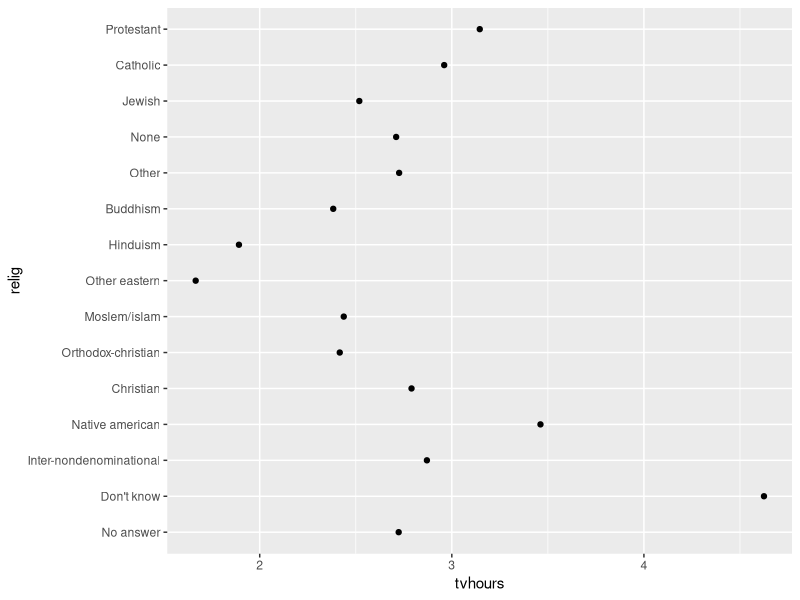
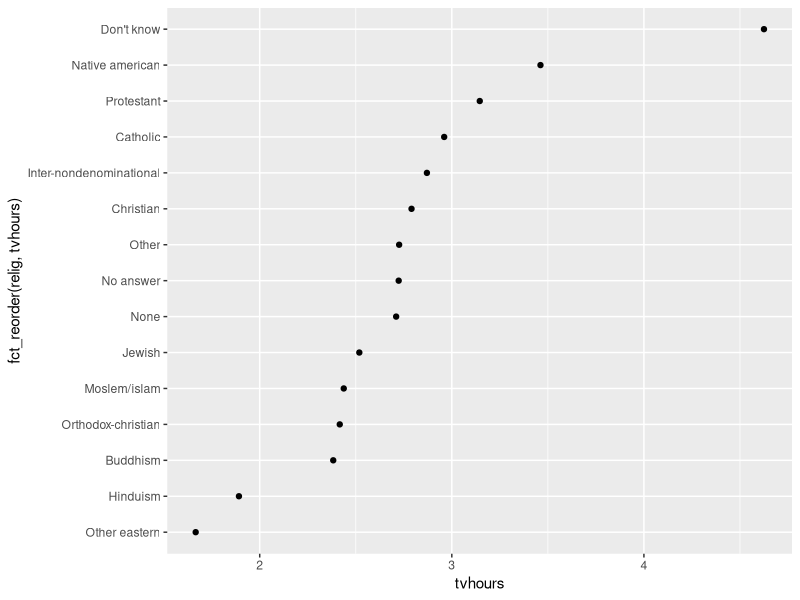
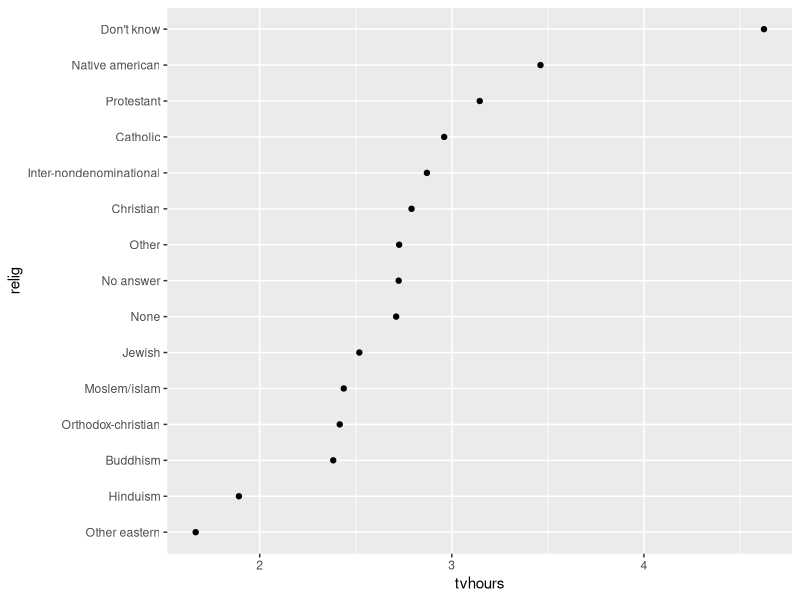
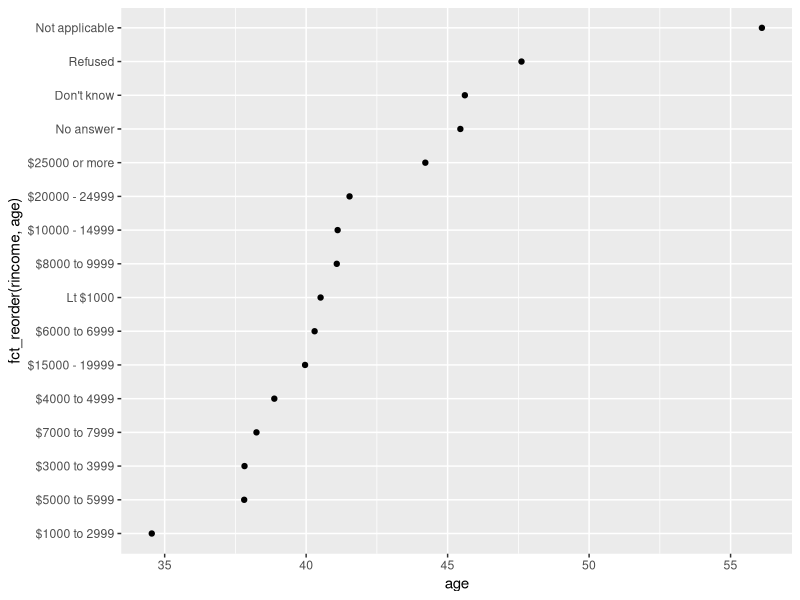
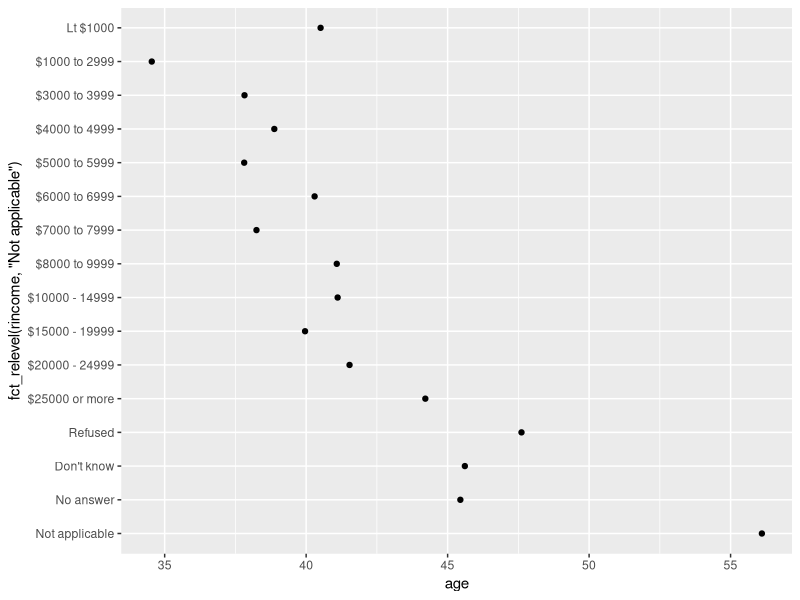
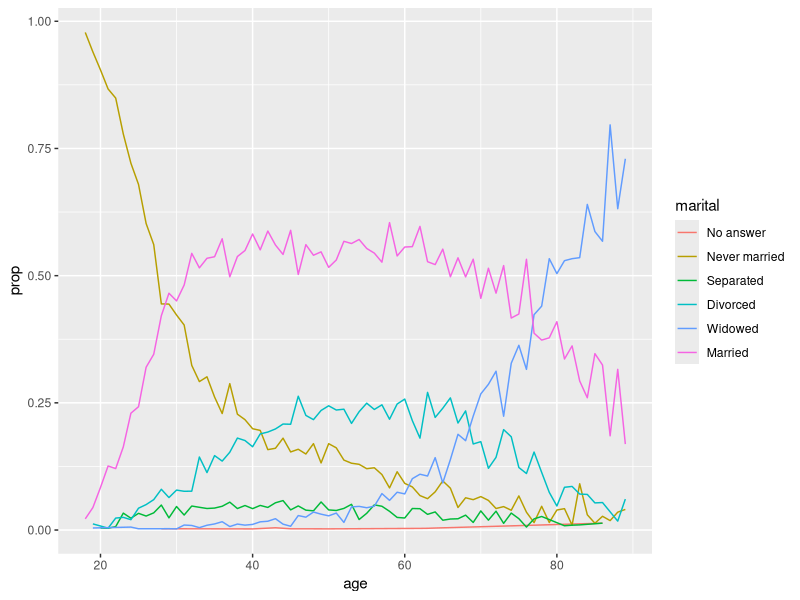
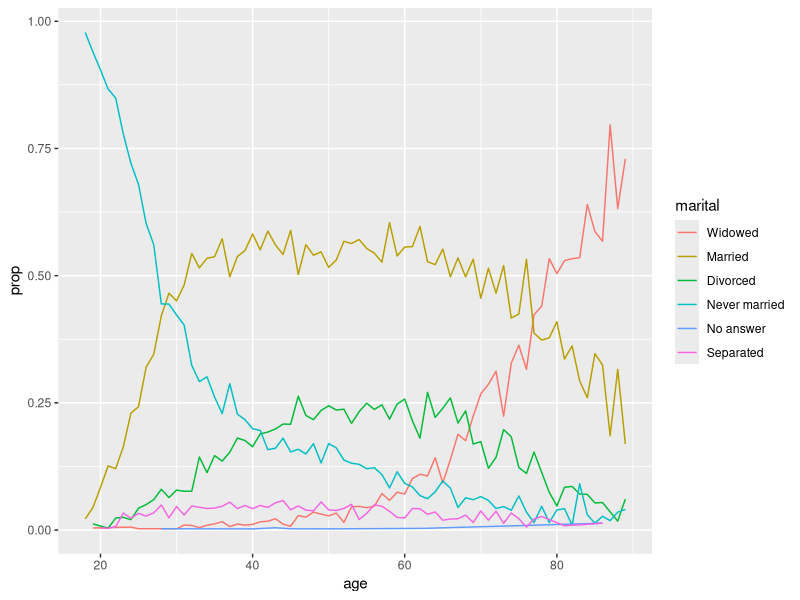
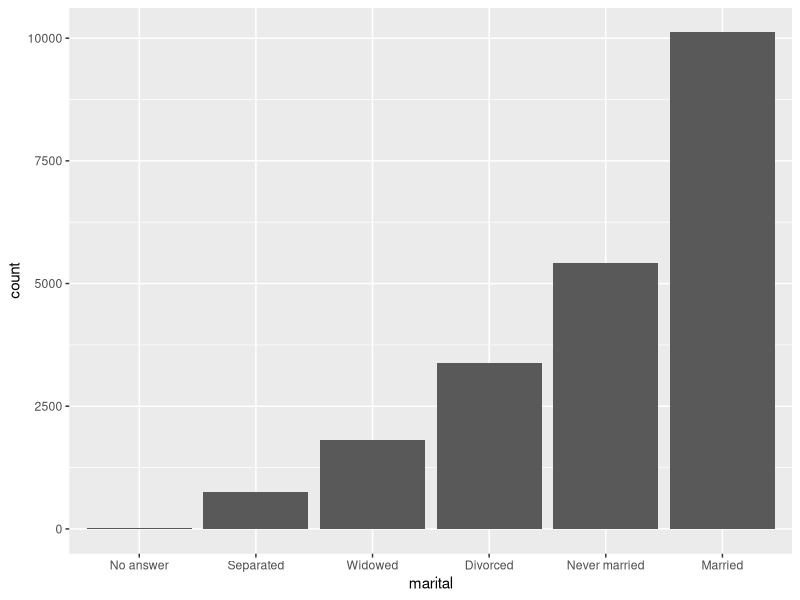

The R script that drew these images, in order:
library(tidyverse)

# Here's code to visualise how much TV people of different religions watch
relig_summary <- gss_cat %>%
  group_by(relig) %>%
  summarise(
    age = mean(age, na.rm = TRUE),
    tvhours = mean(tvhours, na.rm = TRUE),
    n = n()
  )

ggplot(relig_summary, aes(tvhours, relig)) + geom_point()
# It's hard to read because the factors aren't ordered at all

# fct_reorder() reorders factors based on three arguments:
# f: the factor we want to modify
# x: the vector we want to use to reorder the factor
# fun: optional, used if there are multiple of x for each f. Defaults to median

# So, reordering the levels
ggplot(relig_summary, aes(tvhours, fct_reorder(relig, tvhours))) +
  geom_point()
# You can read the graph a lot more easily

# It's also better to reorder the factors in a mutate step than inside the aes
relig_summary %>%
  mutate(relig = fct_reorder(relig, tvhours)) %>%
  ggplot(aes(tvhours, relig)) +
  geom_point()

# What about if we looked at how age varies across income level
rincome_summary <- gss_cat %>%
  group_by(rincome) %>%
  summarise(
    age = mean(age, na.rm = TRUE),
    tvhours = mean(tvhours, na.rm = TRUE),
    n = n()
  )

ggplot(rincome_summary, aes(age, fct_reorder(rincome, age))) + geom_point()
# Here it doesn't work because rincome already has an order that makes sense

# However you could just move one factor, using fct_relevel()
ggplot(rincome_summary, aes(age, fct_relevel(rincome, "Not applicable"))) +
  geom_point()

# Reordering can also be done to make colouring of graph lines line up with the legend
by_age <- gss_cat %>%
  filter(!is.na(age)) %>%
  count(age, marital) %>%
  group_by(age) %>%
  mutate(prop = n / sum(n))

ggplot(by_age, aes(age, prop, colour = marital)) +
  geom_line(na.rm = TRUE)

ggplot(by_age, aes(age, prop, colour = fct_reorder2(marital, age, prop))) +
  geom_line() +
  labs(colour = "marital")

# You can reorder bar charts by frequency, and reverse the order like so
gss_cat %>%
  mutate(marital = marital %>% fct_infreq() %>% fct_rev()) %>%
  ggplot(aes(marital)) +
  geom_bar()


#### Questions ####
# 1. There are some suspiciously high numbers in tvhours. Is the mean a good summary?
# There are 22 people who watch 24 hours of tv a day apparently, median might be better
gss_cat %>%
  filter(tvhours == 24)

# 2. For each factor in gss_cat identify whether the order of the levels is arbitrary or principled
gss_cat
# Aribitrary: marital, race, relig, denom
# Ordered: year, age, rincome, partyid, tvhours

# 3. Why did moving "Not applicable" to the front of the levels move it to the bottom of the plot?
# Because fct_relevel() has an after argument, which governs where new levels go
# The default of this is 0, which means they go at the bottom
ggplot(rincome_summary, aes(age, fct_relevel(rincome, "Not applicable", after = 3))) +
  geom_point()
